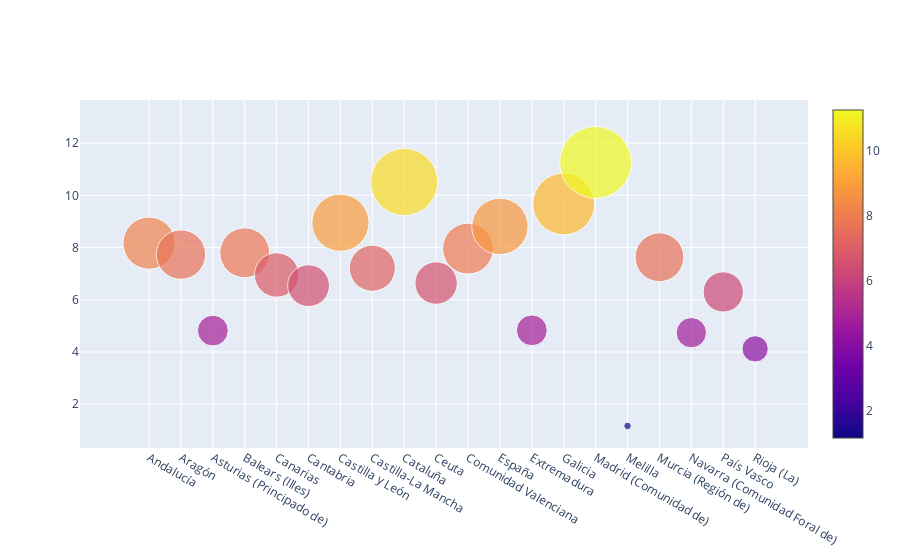

Source (notebook cell):
### Code cell
size = big_data_sp['Total año 2017']

fig = go.Figure(data=[go.Scatter(
    x=big_data_sp['Áreas Geográficas'],
    y=big_data_sp['Total año 2017'],
    mode='markers',
    marker=dict(
        color= big_data_sp['Total año 2017'],
        size=size,
        sizeref=2.*max(size)/(12.**2),        
        showscale=True
        )       
)]
)

fig.show()

### Figure 1 — Plotly figure (JSON) as saved in the notebook; plotly's stock layout.template omitted (floating-point values rounded to 4 significant figures)
{"data": [{"marker": {"color": [8.17, 7.73, 4.82, 7.8, 6.95, 6.54, 8.95, 7.21, 10.51, 6.64, 7.96, 8.81, 4.83, 9.67, 11.26, 1.17, 7.63, 4.74, 6.3, 4.12], "showscale": true, "size": [8.17, 7.73, 4.82, 7.8, 6.95, 6.54, 8.95, 7.21, 10.51, 6.64, 7.96, 8.81, 4.83, 9.67, 11.26, 1.17, 7.63, 4.74, 6.3, 4.12], "sizeref": 0.1564}, "mode": "markers", "type": "scatter", "x": ["Andalucía", "Aragón", "Asturias (Principado de)", "Balears (Illes)", "Canarias", "Cantabria", "Castilla y León", "Castilla-La Mancha", "Cataluña", "Ceuta", "Comunidad Valenciana", "España", "Extremadura", "Galicia", "Madrid (Comunidad de)", "Melilla", "Murcia (Región de)", "Navarra (Comunidad Foral de)", "País Vasco", "Rioja (La)"], "y": [8.17, 7.73, 4.82, 7.8, 6.95, 6.54, 8.95, 7.21, 10.51, 6.64, 7.96, 8.81, 4.83, 9.67, 11.26, 1.17, 7.63, 4.74, 6.3, 4.12]}], "layout": {}}
